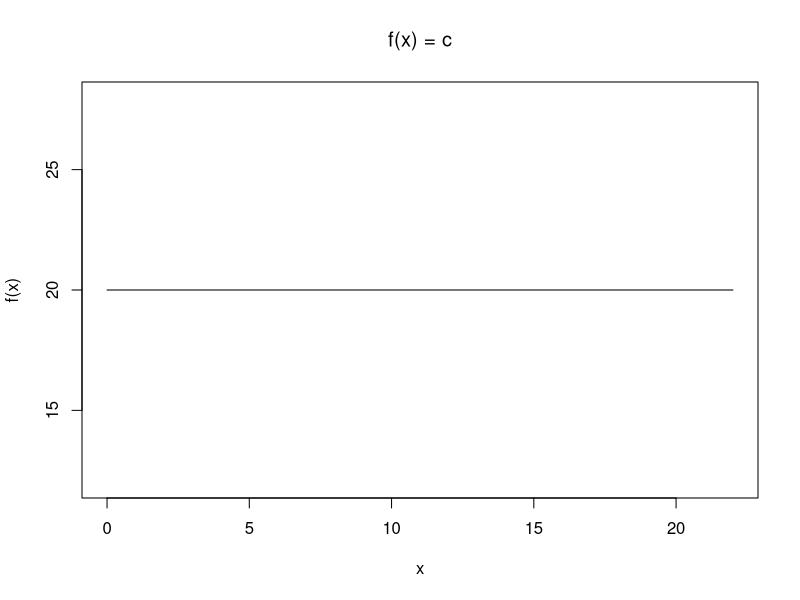
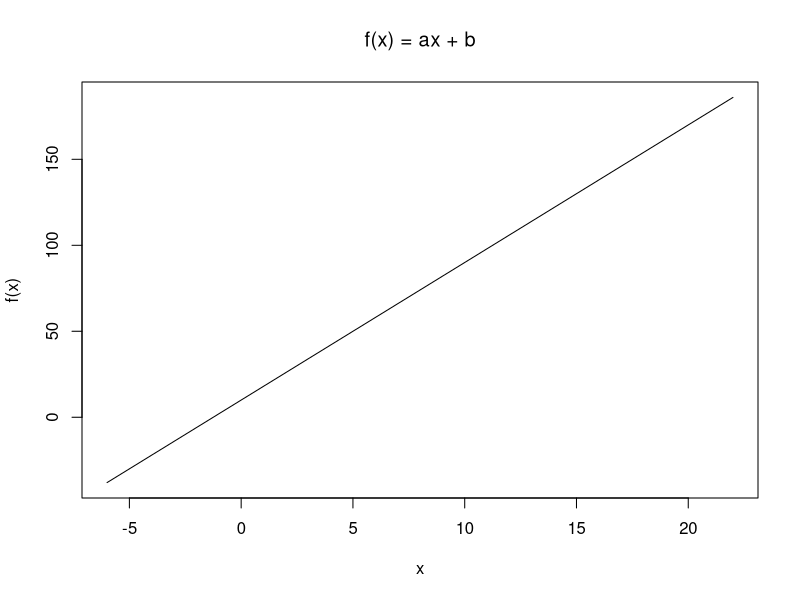
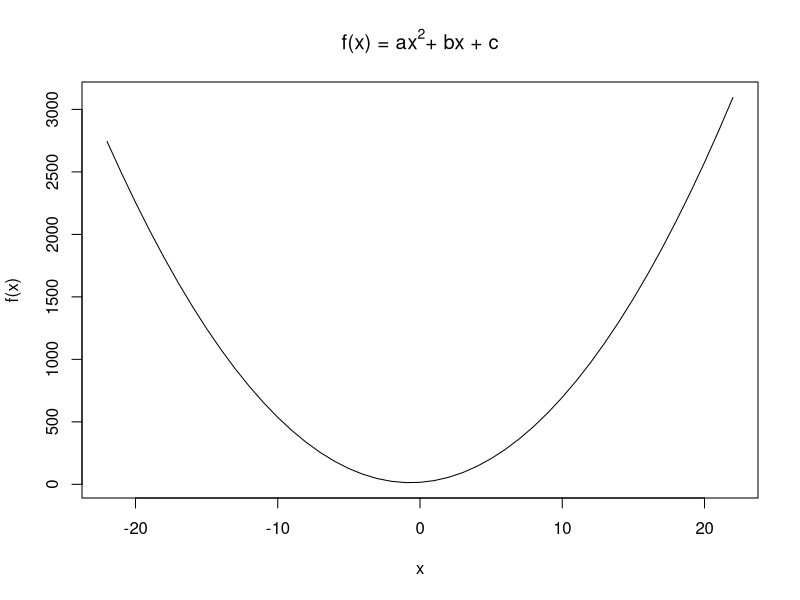
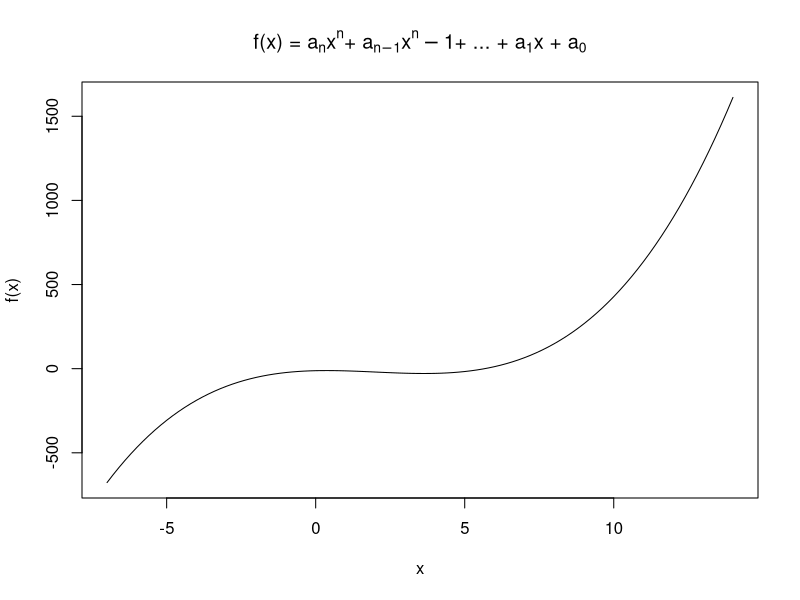
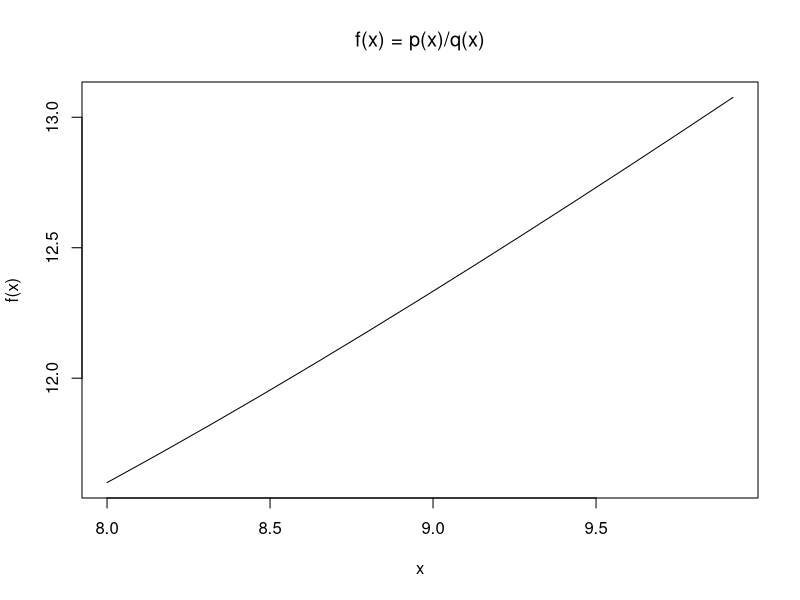

Generate these figures, in order, with R:

#Constant functions

f <- function(x){
    #suppose c = 20
    fx <- 20
    return (fx)
}

input <- 0:22
plot(main = expression("f(x) = c"),
    input,
    sapply(input, f),
    type = "l",
    xlab = "x",
    ylab = "f(x)")

#Linear functions

f <- function(x){
    #a = 8 and b = 10
    fx <- 8 * x + 10
    return (fx)
}

input <- -6:22
plot(main = expression("f(x) = ax + b"),
    input,
    sapply(input, f),
    type = "l",
    xlab = "x",
    ylab = "f(x)")

#Quadratic functions

f <- function(x){
    #a = 6, b = 8, c = 16
    fx <- 6*x^2 + 8*x + 16
    return (fx)
}

input <- -22:22
plot(main = expression("f(x) = ax"^2*"+ bx + c"),
    input,
    sapply(input, f),
    type = "l",
    xlab = "x",
    ylab = "f(x)")

#Polynomial functions

f <- function(x){
    #a = 1, b = 6, c = 4, d = 12
    fx <- x^3 - 6*x^2 + 4*x - 12
    return (fx)
}

input <- seq(-7, 14, 0.2)
plot(main = expression("f(x) = a"[n]*"x"^n*"+ a"[n-1]*
                       "x"^n-1*"+ ... + a"[1]*"x + a"[0]),
    input,
    sapply(input, f),
    type = "l",
    xlab = "x",
    ylab = "f(x)")

#Rational functions

f <- function(x){
    fx <- (x^2 - x + 2)/(x - 3)
    return (fx)
}

input <- seq(8, 10, 0.16)
plot(main = expression("f(x) = p(x)/q(x)"),
    input,
    sapply(input, f),
    type = "l",
    xlab = "x",
    ylab = "f(x)")
